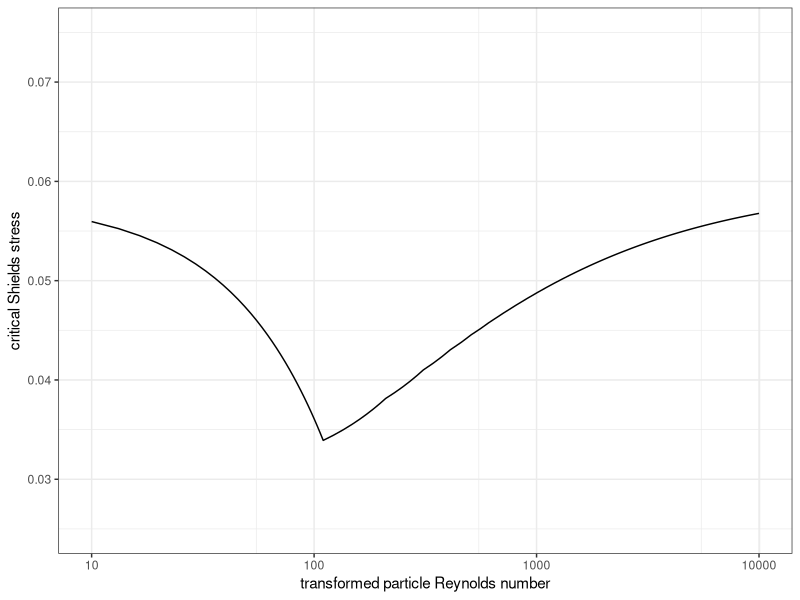
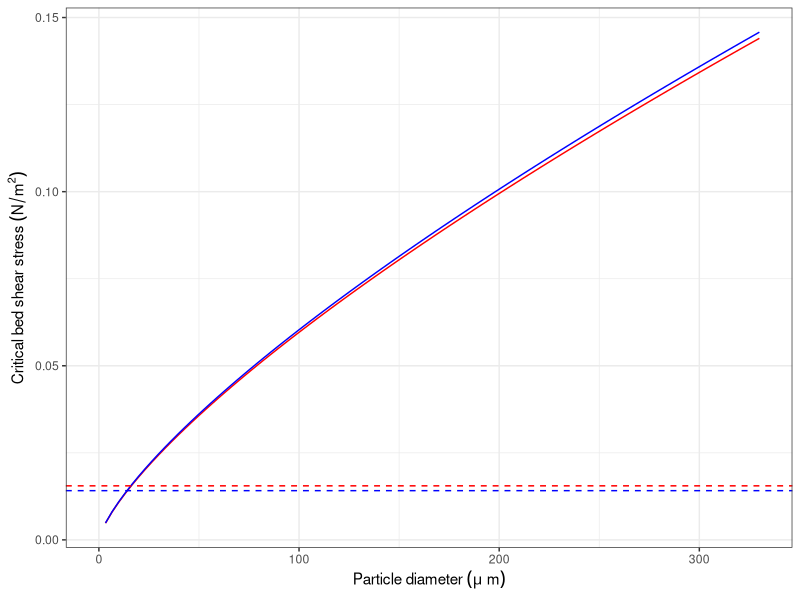
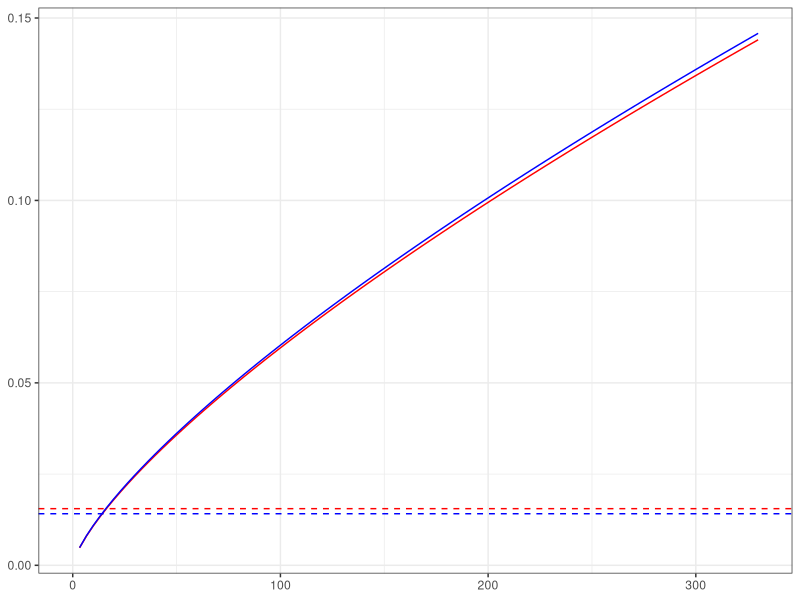

Reproduce these figures in R, in order. (Note: this script raises an error after producing the figures.)
#06 Shields Criterion Analysis

library(ggplot2)
library(magrittr)
library(dplyr)

#Defining constants
svu <- 0.003942534 #shear velocity in m/s using the ADV experiments from 2/20/2019 in the central portion of the upstream reach
svd <- 0.003762421 #shear velocity in m/s using the ADV experiments from 2/20/2019 in the central portion of the test section (with dowels)
kv <- 1.0023*10^(-6) #approximate kinematic viscosity of water at 20 degrees centigrade in m2/s
rho_w <- 998.2071 #approximate water density at 20 degrees centigrade in kg/m3
rho_s <- 1300 #approximate walnut shell density in kg/m3
bsu <- rho_w*svu^2 #computed bed shear stress for flume at 30 hZ (upstream section)
bsd <- rho_w*svd^2 #computed bed shear stress for flume at 30 hZ (test section with dowels)

re <- function(d, region) { #a function to compute the particle Reynolds number
  if (region=="upstream") {
    sv <- svu
  } else if (region=="test") {
    sv <- svd
  }
  return((sv*d)/kv)
  }
Rep <- function(re) re*sqrt((rho_s-rho_w)/rho_w) #a function to compute the transformed particle Reynolds number
taustar <- function(Rep) { #a function to compute the critical Shields stress
  if (Rep<3.16) {
    return(0.135*Rep^(-0.261))
  } else {
    y <- Rep^(-0.6)
    return((0.22*y)+(0.06*exp(-17.77*y)))
  }
}
ts_plot <- function(Rep) sapply(Rep, taustar) #a function to vectorize the function taustar

#A plot of transformed particle Reynolds number vs time
ggplot(data.frame(x=seq(10, 10^4, length.out=1000)))+
  stat_function(fun=ts_plot, aes(x=x))+
  coord_trans(x="log10")+
  ylim(0.025, 0.075)+
  labs(x="transformed particle Reynolds number", y="critical Shields stress")+
  scale_x_continuous(breaks=10^c(1:4), labels=10^c(1:4))+
  theme_bw()
taub <- function(d, taustar) (rho_s-rho_w)*9.81*d*taustar 

#A plot of bed shear stress as a function of particle diameter
shields <- function(d, region) { #a function to compute bed shear stress for initial motion in N/m2
  ts <- d %>%
    re(region) %>%
    Rep() %>%
    taustar()
  return((rho_s-rho_w)*9.81*d*ts)
}
shields_vectorized <- function(d, region) sapply(d, shields, region)

ggplot(data.frame(x=seq(0, 330*10^(-6), length.out=300)))+
  stat_function(fun=shields_vectorized, aes(x=x), args=list(region="upstream"), col="red")+
  stat_function(fun=shields_vectorized, aes(x=x), args=list(region="test"), col="blue")+
  labs(x=expression(Particle~diameter~(mu~m)), y=expression(Critical~bed~shear~stress~(N/m^2)))+
  scale_x_continuous(labels=function(x) x/10^(-6))+
  geom_hline(yintercept=bsu, lty=2, col="red")+
  geom_hline(yintercept=bsd, lty=2, col="blue")+
  theme_bw() #red is upstream, blue is test section

#Determine the intersection of the diameter vs shear stress curve and the observed bed shear stress
##Only applicable if the particle diameter is less than 1490 microns:
shields_inv <- function(tau, region) {
  if (region=="upstream") {
    sv <- svu
  } else if (region=="test") {
    sv <- svd
  }
  first <- (sqrt((rho_s-rho_w)/rho_w)*(sv/kv))^0.261
  second <- tau/(0.135*(rho_s-rho_w)*9.81)
  return((first*second)^(1/0.739))
}
shields_inv(bsu, "upstream")*10^6 #the particle diameter in microns that corresponds to the threshold of incipient motion (upstream)
shields_inv(bsd, "test")*10^6 #the particle diameter in microns that corresponds to the threshold of incipient motion (test section)

png("C:\\Users\\Bearkey\\Documents\\honors_thesis\\images\\shields.png", width=1500, height=1000, res=300)
ggplot(data.frame(x=seq(0, 330*10^(-6), length.out=300)))+
  stat_function(fun=shields_vectorized, aes(x=x), args=list(region="upstream"), col="red")+
  stat_function(fun=shields_vectorized, aes(x=x), args=list(region="test"), col="blue")+
  labs(x=expression(Particle~diameter~(mu~m)), y=expression(Critical~bed~shear~stress~(N/m^2)))+
  scale_x_continuous(labels=function(x) x/10^(-6))+
  #geom_vline(xintercept=shields_inv(bsu, "upstream"), col="red", lty=2)+
  geom_hline(yintercept=bsu, lty=2, col="red")+ #assuming that this upstream bed shear stress is representative
  #geom_vline(xintercept=shields_inv(bsd, "test"), col="blue", lty=2)+
  geom_hline(yintercept=bsd, lty=2, col="blue")+
  theme_bw()+
  theme(axis.title=element_blank())
dev.off()

#Determine the portion of sediment whose critical shear stress lies below the observed shear stress
pnorm(shields_inv(bsu, "upstream")*10^6, mean=parameters[1], sd=parameters[2])*200 #a very small number (in g)
pnorm(shields_inv(bsd, "test")*10^6, mean=parameters[1], sd=parameters[2])*200
